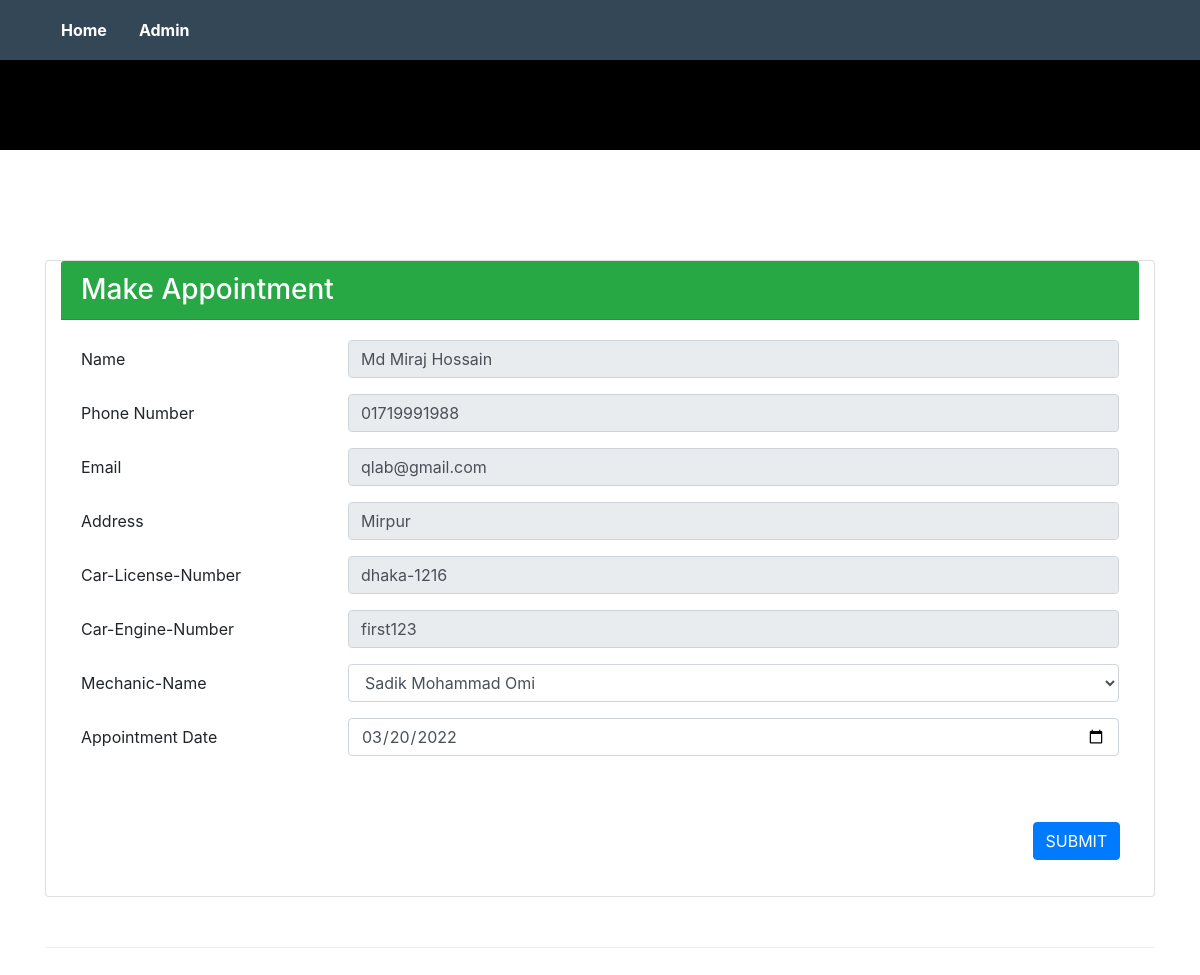
Screenshot of /admin_edit.php?id=26 with the database file from the repository.
### tables this page shows
CREATE TABLE `appointment_info` (
  `id` bigint(11) NOT NULL,
  `name` varchar(100) DEFAULT NULL,
  `phon_num` varchar(100) DEFAULT NULL,
  `email` varchar(100) DEFAULT NULL,
  `address` varchar(100) DEFAULT NULL,
  `car_licence_num` varchar(100) DEFAULT NULL,
  `car_engine_num` varchar(100) DEFAULT NULL,
  `machanic_name` varchar(100) DEFAULT NULL,
  `date` date DEFAULT NULL
);

### admin_edit.php (the view, shortened to what this page needs)
<?php
require_once('db.php');
$client_id = $_GET['id'];
$sql = "SELECT * FROM `appointment_info` WHERE id =$client_id ";
$info = mysqli_query($conn, $sql);
$client = mysqli_fetch_assoc($info);
?>
<!DOCTYPE html>
<html>
<head>
    <link rel="stylesheet" href="https://cdn.jsdelivr.net/npm/bootstrap@4.5.3/dist/css/bootstrap.min.css">
    <link rel="stylesheet" href="styles.css">
</head>
<body>
<nav style="background-color: #334756; height: 60px;" class="navbar bg-header navbar-expand-sm  fixed-top">
        <div class="container">
            <div class="collapse navbar-collapse" id="Navbar">
                <ul class="navbar-nav mr-auto">
                    <li class="nav-link active"><a class="nav-link text-white" href="index.php"><b>Home</b></a></li>
                    <li class="nav-link"><a class="nav-link text-white" href="admin.php"><b>Admin</b></a></li>
                </ul>
            </div>
        </div>
    </nav>
    <header style=" background-color: black; height:150px;" > </header>
    <div class="container">
        <div class="row row-content " id="makeAppointment" align-items-center>
            <div class="card col-12 col-sm-12 col-md-12" id="reserveform" >
                <h3 class="card-header bg-success text-white align-items-center">Make Appointment</h3>
                <div class="card-body col-12 col-sm-10 col-md-12">
                    <form action="update.php" method="POST">
                            <div class="form-group row">
                                <label for="name" class="col-12 col-md-3 col-form-label">Name</label>
                                <div class="col-12 col-md-9">
                                    <input type="text" class="form-control" id="" name="name" placeholder="Full-Name" value="<?php echo $client['name'];?>"  readonly>
                                </div>
                            </div>
                            <div class="form-group row ">
                                <label for="phoneandaddress" class="col-12 col-md-3 col-form-label">Phone Number</label>
                                <div class="col-10 col-md-9">
                                    <input type="number" class="form-control" id="" name="phon_num" placeholder="Phone Number" value="<?php echo $client['phon_num'];?>"  readonly>
                                </div>
                            </div>
                            <div class="form-group row ">
                                <label for="phoneandaddress" class="col-12 col-md-3 col-form-label">Email</label>
                                <div class="col-10 col-md-9">
                                    <input type="email" class="form-control" id="" name="email" placeholder="Email" value="<?php echo $client['email'];?>"  readonly>
                                </div>
                            </div>
                            <div class="form-group row ">
                                <label for="phoneandaddress" class="col-12 col-md-3 col-form-label">Address</label>
                                <div class="col-12 col-md-9">
                                    <input type="text" class="form-control" id="" name="address" placeholder="Address" value="<?php echo $client['address'];?>"  readonly>
                                </div>
                            </div>
                            <div class="form-group row ">
                                <label for="phoneandaddress" class="col-12 col-md-3 col-form-label">Car-License-Number</label>
                                <div class="col-12 col-md-9">
                                    <input type="text" class="form-control" id="" name="car_licence_num" placeholder="Car-License-Number" value="<?php echo $client['car_licence_num'];?>"  readonly>
                                </div>
                            </div>
                            <div class="form-group row ">
                                <label for="phoneandaddress" class="col-12 col-md-3 col-form-label">Car-Engine-Number</label>
                                <div class="col-12 col-md-9">
                                    <input type="text" class="form-control" id="" name="car_engine_num" placeholder="Car-Engine-Number" value="<?php echo $client['car_engine_num'];?>"  readonly>
                                </div>
                            </div>
                            <div class="form-group row ">
                                <label for="phoneandaddress" class="col-12 col-md-3 col-form-label">Mechanic-Name</label>
                                <div class="col-12 col-md-9">
                                    <select class="form-control" name="machanic_name" >
                                        <option selected><?php echo $client['machanic_name'];?></option>
                                    </select>
                                </div>
                            </div>
                            <div class="form-group row">
                                <label for="dateandtime" class="col-12 col-md-3 col-form-label">Appointment Date</label>
                                <div class="col-8 col-md-9">
                                    <input type="date" class="form-control" id="dateandtime" name="date" value="<?php echo $client['date'];?>">
                                </div>
                            </div>
                            <div class="form-group row offset-11 ">
                                <button type="submit" class="btn btn-primary">SUBMIT</button>
                            </div>
                    </form>
                </div>
            </div>
        </div>
    </div>
</body>
</html>

### styles.css (style rules this page uses)
.row-content { margin: 60px auto; padding: 50px 0px 50px 0px; border-bottom: 1px ridge; min-height: 400px; }

### rows the page displays
appointment_info: name "Md Miraj Hossain", phon_num "01719991988", email "qlab@gmail.com", address "Mirpur", car_licence_num "dhaka-1216", car_engine_num "first123", machanic_name "Sadik Mohammad Omi", date "03/20/2022"
